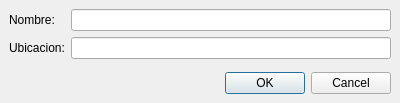
<ui version="4.0" >
 <comment>
   Copyright (c) 2006-2007, Johan Thelin
   
   All rights reserved.
   
   Redistribution and use in source and binary forms, with or without modification, 
   are permitted provided that the following conditions are met:
   
       * Redistributions of source code must retain the above copyright notice, 
         this list of conditions and the following disclaimer.
       * Redistributions in binary form must reproduce the above copyright notice,  
         this list of conditions and the following disclaimer in the documentation 
         and/or other materials provided with the distribution.
       * Neither the name of APress nor the names of its contributors 
         may be used to endorse or promote products derived from this software 
         without specific prior written permission.
   
   THIS SOFTWARE IS PROVIDED BY THE COPYRIGHT HOLDERS AND CONTRIBUTORS
   "AS IS" AND ANY EXPRESS OR IMPLIED WARRANTIES, INCLUDING, BUT NOT
   LIMITED TO, THE IMPLIED WARRANTIES OF MERCHANTABILITY AND FITNESS FOR
   A PARTICULAR PURPOSE ARE DISCLAIMED. IN NO EVENT SHALL THE COPYRIGHT OWNER OR
   CONTRIBUTORS BE LIABLE FOR ANY DIRECT, INDIRECT, INCIDENTAL, SPECIAL,
   EXEMPLARY, OR CONSEQUENTIAL DAMAGES (INCLUDING, BUT NOT LIMITED TO,
   PROCUREMENT OF SUBSTITUTE GOODS OR SERVICES; LOSS OF USE, DATA, OR
   PROFITS; OR BUSINESS INTERRUPTION) HOWEVER CAUSED AND ON ANY THEORY OF
   LIABILITY, WHETHER IN CONTRACT, STRICT LIABILITY, OR TORT (INCLUDING
   NEGLIGENCE OR OTHERWISE) ARISING IN ANY WAY OUT OF THE USE OF THIS
   SOFTWARE, EVEN IF ADVISED OF THE POSSIBILITY OF SUCH DAMAGE.
 </comment>
 <class>EditDialog</class>
 <widget class="QDialog" name="EditDialog" >
  <property name="geometry" >
   <rect>
    <x>0</x>
    <y>0</y>
    <width>400</width>
    <height>103</height>
   </rect>
  </property>
  <property name="windowTitle" >
   <string>Phone Book Entry</string>
  </property>
  <layout class="QVBoxLayout" >
   <property name="spacing" >
    <number>6</number>
   </property>
   <property name="margin" >
    <number>9</number>
   </property>
   <item>
    <layout class="QGridLayout" >
     <property name="margin" >
      <number>0</number>
     </property>
     <property name="spacing" >
      <number>6</number>
     </property>
     <item row="1" column="1" >
      <widget class="QLineEdit" name="numberEdit" />
     </item>
     <item row="0" column="1" >
      <widget class="QLineEdit" name="nameEdit" />
     </item>
     <item row="0" column="0" >
      <widget class="QLabel" name="label" >
       <property name="text" >
        <string>Nombre:</string>
       </property>
      </widget>
     </item>
     <item row="1" column="0" >
      <widget class="QLabel" name="label_2" >
       <property name="text" >
        <string>Ubicacion:</string>
       </property>
      </widget>
     </item>
    </layout>
   </item>
   <item>
    <spacer>
     <property name="orientation" >
      <enum>Qt::Vertical</enum>
     </property>
     <property name="sizeHint" stdset="0" >
      <size>
       <width>20</width>
       <height>40</height>
      </size>
     </property>
    </spacer>
   </item>
   <item>
    <widget class="QDialogButtonBox" name="buttonBox" >
     <property name="orientation" >
      <enum>Qt::Horizontal</enum>
     </property>
     <property name="standardButtons" >
      <set>QDialogButtonBox::Cancel|QDialogButtonBox::Ok</set>
     </property>
    </widget>
   </item>
  </layout>
 </widget>
 <tabstops>
  <tabstop>nameEdit</tabstop>
  <tabstop>numberEdit</tabstop>
 </tabstops>
 <resources/>
 <connections>
  <connection>
   <sender>buttonBox</sender>
   <signal>accepted()</signal>
   <receiver>EditDialog</receiver>
   <slot>accept()</slot>
   <hints>
    <hint type="sourcelabel" >
     <x>248</x>
     <y>254</y>
    </hint>
    <hint type="destinationlabel" >
     <x>157</x>
     <y>274</y>
    </hint>
   </hints>
  </connection>
  <connection>
   <sender>buttonBox</sender>
   <signal>rejected()</signal>
   <receiver>EditDialog</receiver>
   <slot>reject()</slot>
   <hints>
    <hint type="sourcelabel" >
     <x>316</x>
     <y>260</y>
    </hint>
    <hint type="destinationlabel" >
     <x>286</x>
     <y>274</y>
    </hint>
   </hints>
  </connection>
 </connections>
</ui>
